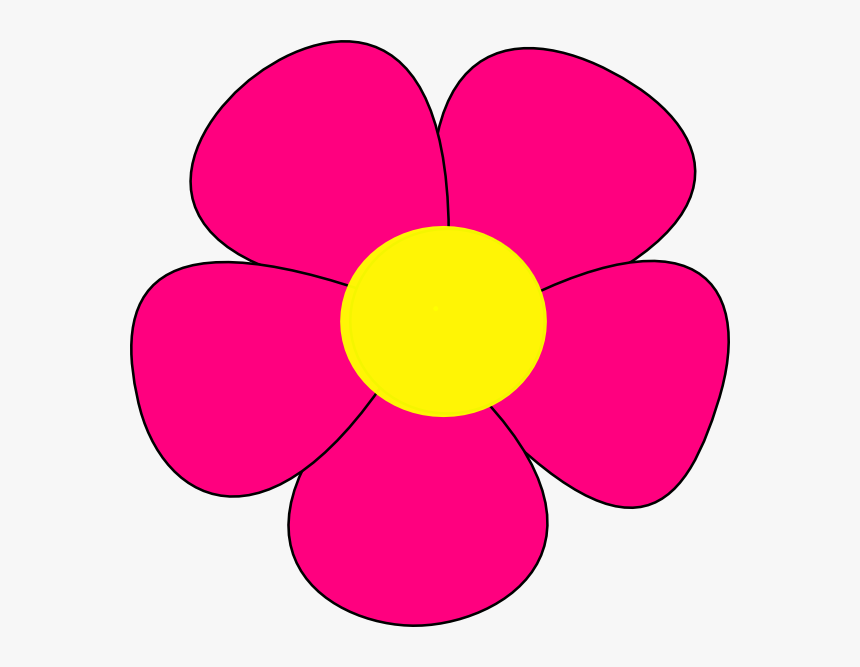
#> input picture flower.jpg, 860 x 667 px
$ python ascii.py --file flower.jpg
#> lines starting #> are read from the running program, lines starting #| are printed output that depends on the picture
"""
ascii.py
A python program that convert images to ASCII art.
"""
#import libraries
import argparse
import numpy as np
from PIL import Image;

def getAverageL(image): #Given PIL Image, return average value of greyscale value


    im = np.array(image)  # get input image as numpy array

    w,h = im.shape# get shape of array using shape

    return np.average(im.reshape(w*h)) # get average of reshaped array

def convertImageToAscii(fileName, cols, scale, moreLevels):  #Given Image and dims (rows, cols) returns an m*n list of Images

    # grey scale level values from:
    # http://paulbourke.net/dataformats/asciiart/


#> called with fileName = 'flower.jpg', cols = 80, scale = 0.43, moreLevels = False
    gscale1 = "$@B%8&WM#*oahkbdpqwmZO0QLCJUYXzcvunxrjft/\|()1{}[]?-_+~<>i!lI;:,\"^`'. " # 70 levels of grey

    gscale2 = '@%#*+=-:. ' # 10 levels of grey


    image = Image.open(fileName).convert('L') # open image in given file path and convert to greyscale
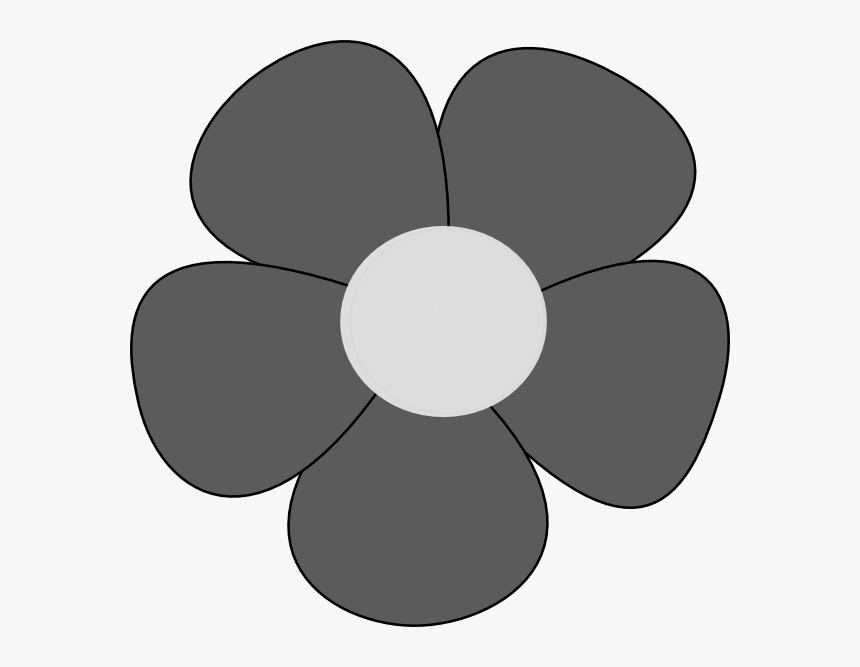
#> image: PIL image 860x667 L; min 0, max 247, mean 184.1


    W, H = image.size[0], image.size[1]  # store dimensions of image using size method
#> W = 860; H = 667
    print("input image dims: %d x %d" % (W, H))
#| input image dims: 860 x 667
    # compute width of tile/column
    w = W / cols
#> w = 10.75

    h = w / scale  # compute tile/row height based on aspect ratio and scale
#> h = 25

    rows = int(H / h)   # compute number of rows
#> rows = 26

    # print statements tell dimensions of the image and of the tiles
    print("cols: %d, rows: %d" % (cols, rows))
#| cols: 80, rows: 26
    print("tile dims: %d x %d" % (w, h))
#| tile dims: 10 x 25


    if cols > W or rows > H: # check if image size is too small for given cols or rows
        print("Image too small for specified cols!")
        exit(0)


    aimg = []  # ascii image - list of character strings


    for j in range(rows):# generate list of dimensions using nested for loop
        # y1 pattern: 0, h, 2h, 3h, ...; y2 pattern: h, 2h, 3h, 4h, ...
        y1 = j*int(h)
        y2 = (j+1)*int(h)

        if j == rows-1:  # correct last tile
            y2 = H

        aimg.append("")# append an empty string
        for i in range(cols):

            x1 = i*int(w) # crop image to tile
            x2 = (i+1)*int(w)

            if i == cols-1:  # correct last tile
                x2 = W

            img = image.crop((x1, y1, x2, y2))  # crop image to extract tile


            avg = int(getAverageL(img)) # get average luminance of cropped tile

            if moreLevels:  # look up ascii char by generating a string index based on avg
                gsval = gscale1[int((avg*69/255))]
            else:
                gsval = gscale2[int((avg*9/255))]

            aimg[j] += gsval   # append ascii char to string
#> img: PIL image 70x42 L; every value is 247


    return aimg   # return txt image as a list of strings (1 string = 1 row of text file)


def main():

    descStr = "This program converts an image into ASCII art." # creates a command line parser object using built-in argparse library
    parser = argparse.ArgumentParser(description=descStr)
    # add arguments
    parser.add_argument('--file', dest='imgFile', required=True)
    parser.add_argument('--scale', dest='scale', required=False)
    parser.add_argument('--out', dest='outFile', required=False)
    parser.add_argument('--cols', dest='cols', required=False)
    parser.add_argument('--morelevels',dest='moreLevels',action='store_true')


    args = parser.parse_args()  # parse args, stores ALL user input as strings

    imgFile = args.imgFile

    outFile = 'out.txt'  # set default output file

    # check if an input is entered for outFile
    if args.outFile:
        outFile = args.outFile  # Rewrite default value with user value


    scale = 0.43 # set scale default as 0.43 - should always be a float
    if args.scale:
        scale = float(args.scale)

    cols = 80 # set default cols as 80 - should always be an int
    if args.cols:
        cols = int(args.cols)

    print('generating ASCII art...')

    aimg = convertImageToAscii(imgFile, cols, scale, args.moreLevels) # convert image to ascii txt


    f = open(outFile, 'w')  # open output file in write mode

    for k in aimg: # write to file using aimg and the for loop
        f.write(k + '\n')
#> this loop made 26 passes
    # cleanup
    f.close()
    print("ASCII art written to %s" % outFile)


# call main
if __name__ == '__main__':
    main()
